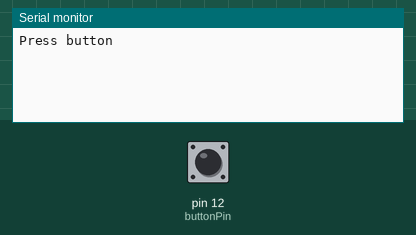
Simulated run of this sketch. Board: Arduino Uno, built with avr-gcc and run on an emulated ATmega328P. Parts: the last lines printed to the serial monitor. The inputs (shaded band) are chosen by the test bench; at power-on: pin 12 (buttonPin) LOW.

Above: at 1.2 s.
1.3 s: pin 12 (buttonPin) pulled HIGH for 0.15 s
At 2.3 s:
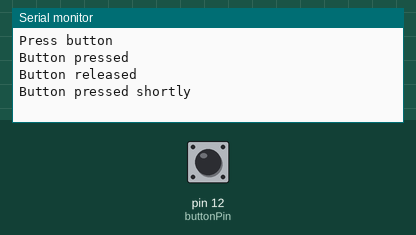
2.9 s: pin 12 (buttonPin) pulled HIGH for 3.2 s
At 4.0 s:
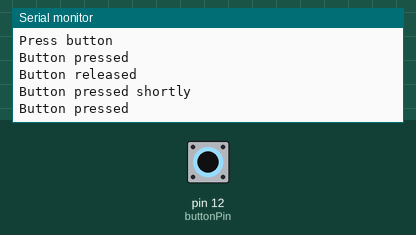

Measured:
- after the input at 1.3 s, the serial monitor: prints a new line at once (image 1)

The sketch:

E15-switch-long-press.ino
```cpp
// (licence header left out)
//// SWITCH ////

static const int buttonPin = 12;                    // switch pin
int buttonStatePrevious = LOW;                      // previousstate of the switch

unsigned long minButtonLongPressDuration = 3000;    // Time we wait before we see the press as a long press
unsigned long buttonLongPressMillis;                // Time in ms when we the button was pressed
bool buttonStateLongPress = false;                  // True if it is a long press

const int intervalButton = 50;                      // Time between two readings of the button state
unsigned long previousButtonMillis;                 // Timestamp of the latest reading

unsigned long buttonPressDuration;                  // Time the button is pressed in ms

//// GENERAL ////

unsigned long currentMillis;          // Variabele to store the number of milleseconds since the Arduino has started

void setup() {
  Serial.begin(9600);                 // Initialise the serial monitor

  pinMode(buttonPin, INPUT);          // set buttonPin as input
  Serial.println("Press button");

}

// Function for reading the button state
void readButtonState() {

  // If the difference in time between the previous reading is larger than intervalButton
  if(currentMillis - previousButtonMillis > intervalButton) {

    // Read the digital value of the button (LOW/HIGH)
    int buttonState = digitalRead(buttonPin);

    // If the button has been pushed AND
    // If the button wasn't pressed before AND
    // IF there was not already a measurement running to determine how long the button has been pressed
    if (buttonState == HIGH && buttonStatePrevious == LOW && !buttonStateLongPress) {
      buttonLongPressMillis = currentMillis;
      buttonStatePrevious = HIGH;
      Serial.println("Button pressed");
    }

    // Calculate how long the button has been pressed
    buttonPressDuration = currentMillis - buttonLongPressMillis;

    // If the button is pressed AND
    // If there is no measurement running to determine how long the button is pressed AND
    // If the time the button has been pressed is larger or equal to the time needed for a long press
    if (buttonState == HIGH && !buttonStateLongPress && buttonPressDuration >= minButtonLongPressDuration) {
      buttonStateLongPress = true;
      Serial.println("Button long pressed");
    }

    // If the button is released AND
    // If the button was pressed before
    if (buttonState == LOW && buttonStatePrevious == HIGH) {
      buttonStatePrevious = LOW;
      buttonStateLongPress = false;
      Serial.println("Button released");

      // If there is no measurement running to determine how long the button was pressed AND
      // If the time the button has been pressed is smaller than the minimal time needed for a long press
      // Note: The video shows:
      //       if (!buttonStateLongPress && buttonPressDuration < minButtonLongPressDuration) {
      //       since buttonStateLongPress is set to FALSE on line 75, !buttonStateLongPress is always TRUE
      //       and can be removed.
      if (buttonPressDuration < minButtonLongPressDuration) {
        Serial.println("Button pressed shortly");
      }
    }

    // store the current timestamp in previousButtonMillis
    previousButtonMillis = currentMillis;

  }

}

void loop() {

  currentMillis = millis();    // store the current time
  readButtonState();           // read the button state

}
```
